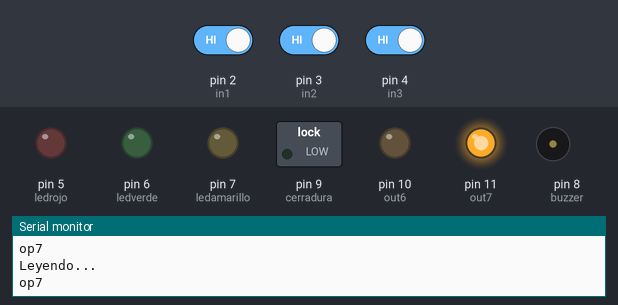
Recording of a sketch running on a simulated Arduino Uno, built with avr-gcc and run on an emulated ATmega328P. Parts: switched loads named in the sketch (green lamp = pin HIGH), output pins drawn as LEDs (lit = HIGH), buzzer (waves = sounding, pin HIGH), the last lines printed to the serial monitor. The test bench sets the inputs (shaded band); at power-on: pin 2 (in1) HIGH, pin 3 (in2) HIGH, pin 4 (in3) HIGH.

Above: at 2.2 s.
2.3 s: pin 2 (in1) driven LOW
At 3.7 s:
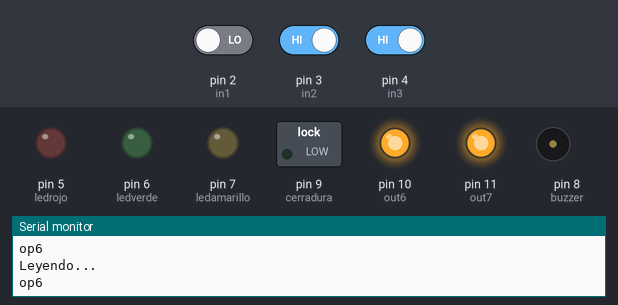
4.0 s: pin 3 (in2) driven LOW
At 5.0 s:
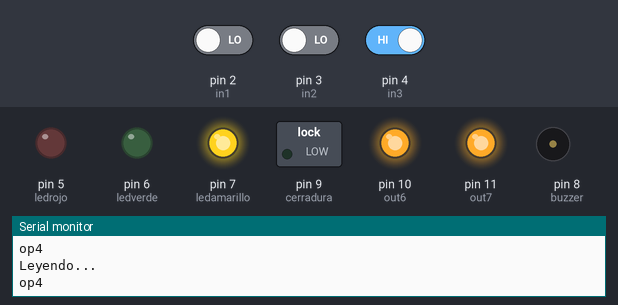
5.5 s: pin 4 (in3) driven LOW
At 6.2 s:
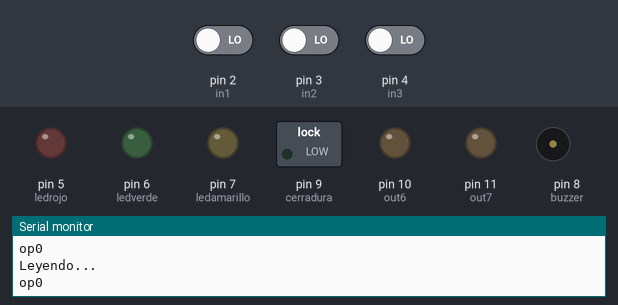
7.0 s: pin 2 (in1) driven HIGH
At 7.4 s:
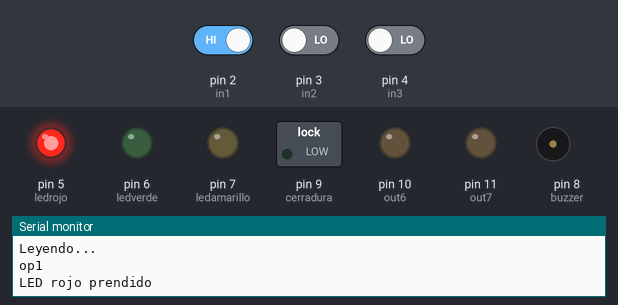
8.5 s: pin 3 (in2) driven HIGH
At 9.7 s:
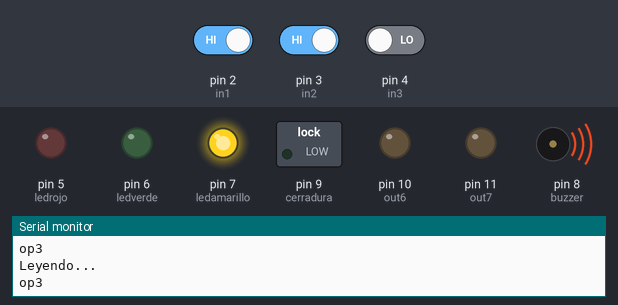
10.0 s: pin 4 (in3) driven HIGH
At 10.9 s:
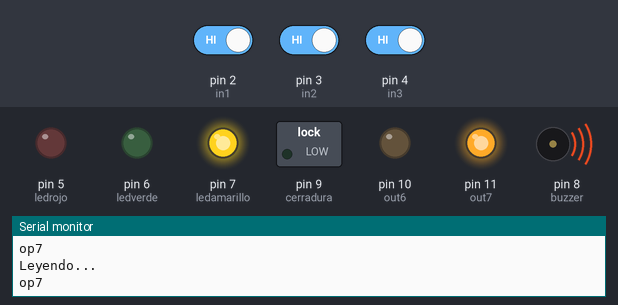
Timing chart, 0 to 12.5 s (numbered marks = the images above; inputs shaded):
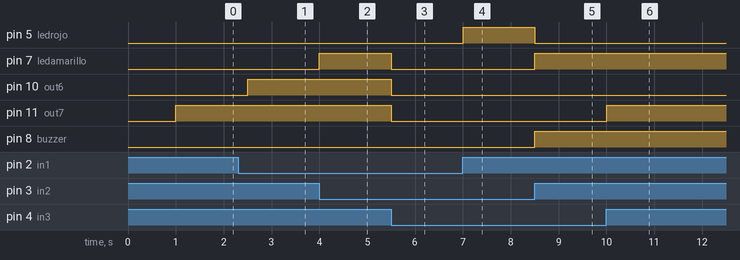

The sketch:

Arduino_nano.ino
```cpp
#define in1 2
#define in2 3
#define in3 4
#define ledrojo 5
#define ledverde 6
#define ledamarillo 7
#define buzzer 8
#define cerradura 9
#define out6 10
#define out7 11

void setup() {
  Serial.begin(115200);
  delay(1000);
  // put your setup code here, to run once:
  pinMode(in1, INPUT);
  pinMode(in2, INPUT);
  pinMode(in3, INPUT);
  pinMode(ledverde, OUTPUT);
  pinMode(ledrojo, OUTPUT);
  pinMode(ledamarillo, OUTPUT);
  pinMode(buzzer, OUTPUT);
  pinMode(cerradura, OUTPUT);
  pinMode(out6, OUTPUT);
  pinMode(out7, OUTPUT);
  digitalWrite(ledrojo,LOW);
  digitalWrite(ledverde,LOW);
  digitalWrite(ledamarillo,LOW);
  digitalWrite(buzzer,LOW);
  digitalWrite(cerradura,LOW);
  digitalWrite(out6,LOW);
  digitalWrite(out7,LOW);
}

void loop() {
  // put your main code here, to run repeatedly:
  Serial.println("Leyendo...");
  uint8_t val1 = digitalRead(in1);
  uint8_t val2 = digitalRead(in2);
  uint8_t val3 = digitalRead(in3);
  if(val1 == LOW && val2 == LOW && val3 == LOW){
    digitalWrite(ledrojo,LOW);
    digitalWrite(ledamarillo,LOW);
    digitalWrite(ledverde,LOW);
    digitalWrite(buzzer,LOW);
    digitalWrite(cerradura,LOW);
    digitalWrite(out6,LOW);
    digitalWrite(out7,LOW);
    Serial.println("op0");
  }
  else if(val1 == HIGH && val2 == LOW && val3 == LOW){
    //opcion 1, led rojo on
    digitalWrite(ledrojo,HIGH);
    digitalWrite(ledamarillo,LOW);
    digitalWrite(ledverde,LOW);
    digitalWrite(buzzer,LOW);
    digitalWrite(cerradura,LOW);
    Serial.println("op1");
    Serial.println("LED rojo prendido");
  }
  else if(val1 == LOW && val2 == HIGH && val3 == LOW){
    //opcion 2, led verde on, buzzer on, ceradura on
    digitalWrite(ledrojo,LOW);
    digitalWrite(ledamarillo,LOW);
    digitalWrite(ledverde,HIGH);
    digitalWrite(buzzer,HIGH);
    digitalWrite(cerradura,HIGH);
    Serial.println("op2");
  }
  else if(val1 == HIGH && val2 == HIGH && val3 == LOW){
    //opcion 2, buzzer on, amarillo on
    digitalWrite(ledrojo,LOW);
    digitalWrite(ledamarillo,HIGH);
    digitalWrite(ledverde,LOW);
    digitalWrite(buzzer,HIGH);
    digitalWrite(cerradura,LOW);
    Serial.println("op3");
  }
  else if(val1 == LOW && val2 == LOW && val3 == HIGH){
    digitalWrite(ledrojo,LOW);
    digitalWrite(ledamarillo,HIGH);
    digitalWrite(ledverde,LOW);
    digitalWrite(buzzer,LOW);
    digitalWrite(cerradura,LOW);
    Serial.println("op4");
  }
  else if(val1 == HIGH && val2 == LOW && val3 == HIGH){
    digitalWrite(ledrojo,LOW);
    digitalWrite(ledamarillo,LOW);
    digitalWrite(ledverde,LOW);
    digitalWrite(buzzer,LOW);
    digitalWrite(cerradura,LOW);
    Serial.println("op5");
  }
  else if(val1 == LOW && val2 == HIGH && val3 == HIGH){
    digitalWrite(out6,HIGH);
    Serial.println("op6");
  }
  else if(val1 == HIGH && val2 == HIGH && val3 == HIGH){
    digitalWrite(out7,HIGH);
    Serial.println("op7");
  }
  delay(500);
}
```

Measured:
- after the input at 2.3 s, pin 10 (out6): LOW → HIGH after 0.20 s
- after the input at 4.0 s, pin 7 (ledamarillo): LOW → HIGH at once
- after the input at 5.5 s, pin 7 (ledamarillo), pin 10 (out6), pin 11 (out7): HIGH → LOW at once
- after the input at 7.0 s, pin 5 (ledrojo): LOW → HIGH at once
- after the input at 8.5 s, pin 5 (ledrojo): HIGH → LOW at once; pin 7 (ledamarillo), pin 8 (buzzer): LOW → HIGH at once
- after the input at 10.0 s, pin 11 (out7): LOW → HIGH at once
